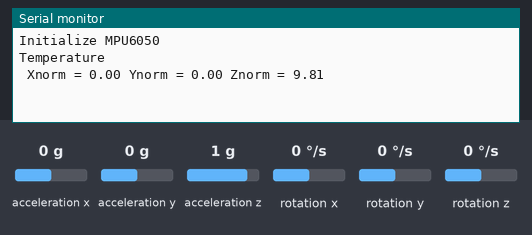
Recording of a sketch running on a simulated Arduino Uno, built with avr-gcc and run on an emulated ATmega328P. On the bench: the last lines printed to the serial monitor. The inputs (shaded band) are chosen by the test bench; at power-on: acceleration x 0 g, acceleration y 0 g, acceleration z 1 g, rotation x 0 °/s, rotation y 0 °/s, rotation z 0 °/s.

Above: at 1.2 s.
1.3 s: acceleration x set to -1.4 g
At 4.0 s:
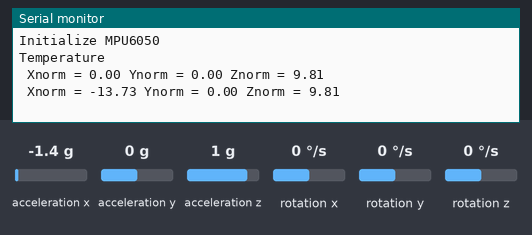
4.5 s: acceleration y set to -1.4 g
At 7.4 s:
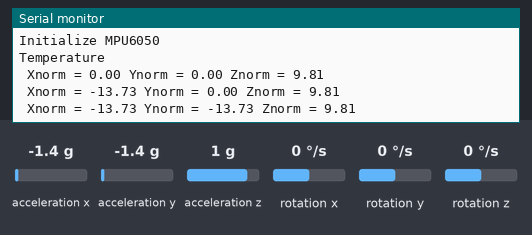
7.7 s: acceleration z set to -1.4 g
At 10.4 s:
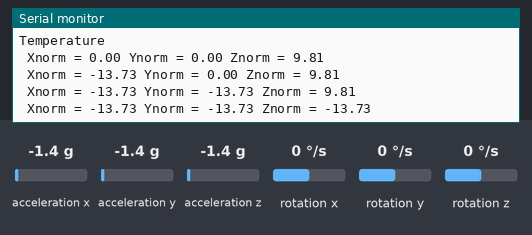

The sketch:

gyrorawdata.ino
```cpp
#include <Wire.h>
#include <MPU6050.h>

#define period 20000

MPU6050 mpu;

int count=0;
char okFlag=0;

byte degree[8] = {
  0b00000,
  0b00110,
  0b01111,
  0b00110,
  0b00000,
  0b00000,
  0b00000,
  0b00000
};

void setup()
{
  Serial.begin(9600);
  Serial.println("Initialize MPU6050");
  while(!mpu.begin(MPU6050_SCALE_2000DPS, MPU6050_RANGE_2G))
  {
    Serial.println("Could not find a valid MPU6050 sensor, check wiring!");
    delay(500);
  }
  count=0;

  mpu.calibrateGyro();
  mpu.setThreshold(3);

}

void loop()
{
    long st=millis();
    Serial.println("Temperature");
    /*while(millis()<st)
    {
      tempShow();
    }
    delay(2000);
    st=millis();
    Serial.println("Gyro");
    while(millis()<st+period)
    {
      gyroShow();
      delay(3000);
    }
    delay(2000);
    st=millis();
    Serial.println("Accelerometer");
    */while(millis()<st+period)
    {
      accelShow();
    delay(3000);
    }
}

void tempShow()
{
    float temp = mpu.readTemperature();
    Serial.print(" Temp = ");
    Serial.print(temp);
    Serial.println(" *C");
    delay(400);
}

void gyroShow()
{
  Vector rawGyro = mpu.readRawGyro();
  Vector normGyro = mpu.readNormalizeGyro();
  Serial.print(" Xnorm = ");
  Serial.print(normGyro.XAxis);
  Serial.print(" Ynorm = ");
  Serial.print(normGyro.YAxis);
  Serial.print(" Znorm = ");
  Serial.println(normGyro.ZAxis);
  delay(200);
}

void accelShow()
{
  Vector rawAccel = mpu.readRawAccel();
  Vector normAccel = mpu.readNormalizeAccel();
  Serial.print(" Xnorm = ");
  Serial.print(normAccel.XAxis);
  Serial.print(" Ynorm = ");
  Serial.print(normAccel.YAxis);
  Serial.print(" Znorm = ");
  Serial.println(normAccel.ZAxis);
  delay(200);
}
```

Measured:
- after the input at 1.3 s, the serial monitor: prints a new line after 1.9 s (image 1)
- after the input at 4.5 s, the serial monitor: prints a new line after 1.9 s (image 2)
- after the input at 7.7 s, the serial monitor: prints a new line after 1.9 s (image 3)
